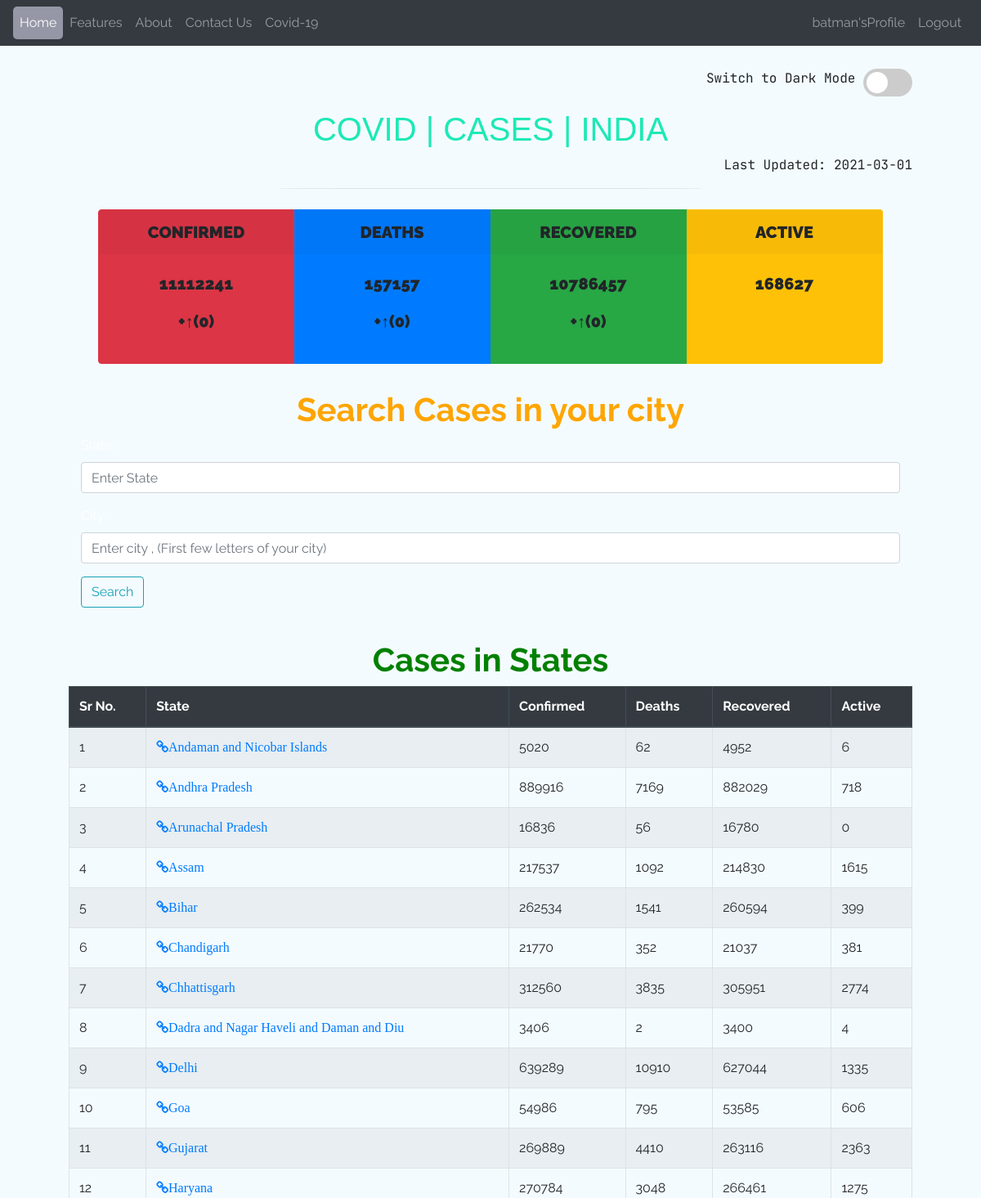
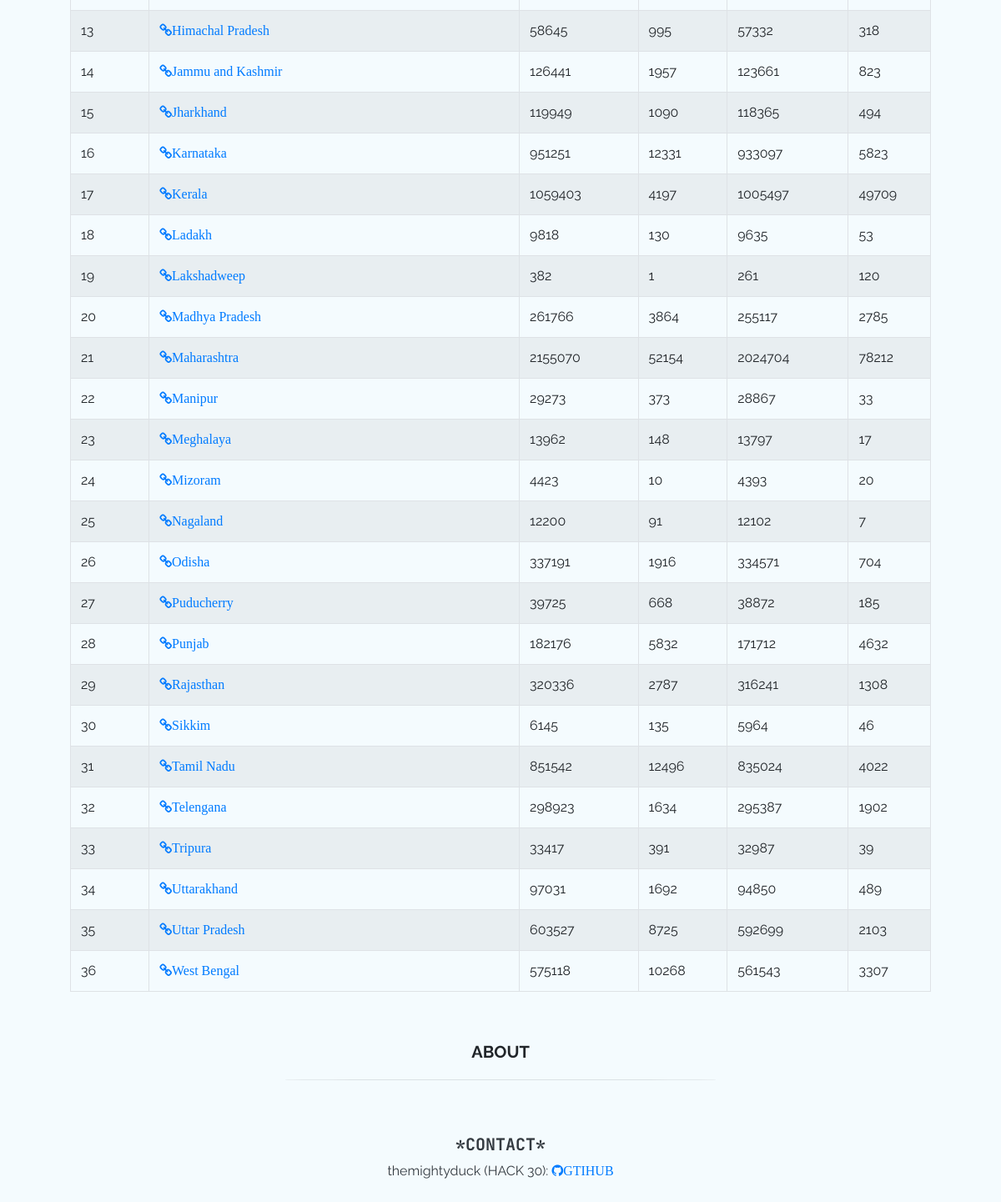
/covidtracker/ (signed in), run on the app's committed database (2 pictures, top to bottom).
### covidtracker/models.py (models this page shows, shortened)
class CasesIncrementCheck(models.Model):
    confirmed_inc = models.IntegerField(blank=False, default=0, null=False)
    date_before = models.TextField(blank=False, default=0, null=False)
    present_date = models.TextField(blank=False, default=0, null=False)
    death_inc = models.IntegerField(blank=False, default=0, null=False)
    recovered_inc = models.IntegerField(blank=False, default=0, null=False)
    Dated = models.TextField(blank=False, null=False, default=date_)

class states_cases(models.Model):
    state_name = models.CharField(max_length=50, unique=True, default="state")
    confirmed = models.IntegerField(blank=True, default=0)
    Death = models.IntegerField(blank=True, default=0)
    Recovered = models.IntegerField(blank=True, default=0)
    Active = models.IntegerField(blank=True, default=0)
    Dated = models.TextField(blank=False, null=False, default=date_)
    def __str__(self):
        return f"{self.state_name}"

### covidtracker/views.py (the view)
# urls.py: path("", views.covid_state, name="covid-home"),
def covid_state(request):
    date_1 = str(dt.now()).split()[0]  # todays date
    print("DATE1", date_1)
    dated1 = str(district_cases.objects.all().first().Dated)
    query_inc_before = CasesIncrementCheck.objects.all().first()
    dated2 = str(query_inc_before.Dated)
    dated3 = str(states_cases.objects.all().first().Dated)
    print("district_cases_dated1", dated1)
    print("CasesIncrementCheck dated2", dated2)
    print("states_cases dated3", dated3)
    if dated3 != date_1:
        print("UPDATE STATE")
        update_state()
        time.sleep(1)
        if dated2 != date_1:
            print("UPDATE cases inc")
            cases_increment()
    else:
        print("UP TO DATE")
    query_inc_after_updation = CasesIncrementCheck.objects.first()
    confirmed_inc_ = query_inc_after_updation.confirmed_inc
    present_date_ = query_inc_after_updation.present_date
    death_inc_ = query_inc_after_updation.death_inc
    recovered_inc_ = query_inc_after_updation.recovered_inc
    print(f"present _date{present_date_}")
    confirmed__sum = states_cases.objects.all().aggregate(Sum("confirmed"))
    Active__sum = states_cases.objects.all().aggregate(Sum("Active"))
    Recovered__sum = states_cases.objects.all().aggregate(Sum("Recovered"))
    Death__sum = states_cases.objects.all().aggregate(Sum("Death"))
    context_ = {
        "confirmed": confirmed__sum["confirmed__sum"],
        "Active": Active__sum["Active__sum"],
        "Death": Death__sum["Death__sum"],
        "Recovered": Recovered__sum["Recovered__sum"],
        "district_cases": district_cases.objects.all(),
        "states_cases": states_cases.objects.all().order_by("id"),
        "cases_increment": confirmed_inc_,
        "recovered_inc": recovered_inc_,
        "death_inc": death_inc_,
        "present_date": present_date_,
        "title": "INDIA",
        "state": "active",
    }
    return render(request, "covidtracker/home.html", context_)

### covidtracker/templates/covidtracker/home.html (shortened to what this page needs)
{% extends 'covidtracker/base.html' %}
{% load static %}
{% block content %}
<div class="section-bg" id="introduction">
    <div class='text-right' style='font-family: "JetBrains Mono", monospace;'>
        Switch to Dark Mode
      <label class="switch">
        <span class="slider round darkMode"></span>
      </label>
    </div>
    <div class="container mt-2" id="text_reduce">
      <div class="text-right"><h1 style="color: #1de9b6;" class="title-head text-center headingtext text_size_reduce">COVID | CASES | INDIA </h1><p style='font-family: "JetBrains Mono", monospace;'>Last Updated: {{present_date}}</p><hr class="titlehr" />
      </div>
    </div>
  <div class="card-group mt-2 justify-content-center subtitle-a text-center" style='font-weight: 900;'>
    <div class="card card1 bg-danger border-danger mb-2" style="max-width: 15rem;">
      <div class="card-header border-danger">Confirmed</div>
      <div class="card-body">
        <p class="card-text">{{confirmed}}</p><p>+↑({{cases_increment}})</p>
      </div>
    </div>
    <div class="card card1 bg-primary border-primary mb-2" style="max-width: 15rem;">
      <div class="card-header border-primary">Deaths</div>
        <div class="card-body">
        <p class="card-text">{{Death}}</p><p>+↑({{death_inc}})</p>
      </div>
    </div>
    <div class="card card2 bg-success border-success mb-2" style="max-width: 15rem;">
      <div class="card-header border-success">Recovered</div>
      <div class="card-body text-center">
        <p class="card-text">{{Recovered}}</p><p>+↑({{recovered_inc}})</p>
      </div>
    </div>
    <div class="card card4 bg-warning border-warning mb-2 " style="max-width: 15rem;">
      <div class="card-header border-warning">Active</div>
      <div class="card-body text-center">
        <p class="card-text">{{Active}}</p>
      </div>
    </div>
  </div>
  <br>
  <h1 align="center" class="text-center" style="color: Orange"><b> Search Cases in your city</b></h1>
  <div class="container justify-content-center">
  <form class="form-horizontal" id="find_cases" action="/" method = "GET">
      <div class="form-group">
        <label class="control-label col-sm-2" for="state" style="color: white">State:</label>
          <div class="col-auto">
            <input  list = "states" class="form-control" type="Text" name="state" id="state" placeholder="Enter State">
          </div>
      </div>
      <div class="form-group">
        <label class="control-label col-sm-2" for="city" style="color: white">City:</label>
          <div class="col-auto">
              <input  list = "cities" class="form-control" type ="Text" name="city" id="city" placeholder="Enter city , (First few letters of your city)">
          </div>
        </div>
        <div class="form-group">
          <div class="col-sm-offset-2 col-sm-10 center">
            <button type="submit" id="submit_button" class="btn btn-outline-info">Search</button>
          </div>
        </div>
  </form>
  </div>
  <br>
  <h1 align ="center"style="color: green" ><b id="cases_each_state">Cases in States</b></h1>
    <div class="container" id="main_table">
      <div class="section-bg">
      <table  class="table table-bordered table-striped">
      <thead class= "thead-dark">
      <tr>
        <th>Sr No.</th>
        <th>State</th>
        <th>Confirmed </th>
        <th>Deaths</th>
        <th>Recovered</th>
        <th>Active</th>
      </tr>
      </thead>
      <tbody>
        {% for state in states_cases %}
        <tr>
          <td>{{state.pk}}</td>
          <td><a href="{% url 'city' state.state_name %}"><i class="fa fa-link">{{state.state_name}}</i></a></td>
          <td>{{state.confirmed}}</td>
          <td>{{state.Death}}</td>
          <td>{{state.Recovered}}</td>
          <td>{{state.Active}}</td>
        </tr>
      {% endfor %}
      </tbody>
    </table>
    </div>
  </div>
  <br>
  <div class="title-box text-center">
      <h3 class="title-a">
          ABOUT
      </h3>
      <hr class="titlehr" />
      <p class="font-italic "><br>{{about_intro|safe}}</p>
      <div class="text-dark text-center px-3">
          <h3 class="subtitle-a">*Contact*</h3>
          <p class="font-bold">themightyduck (HACK 30): <a href="https://github.com/tusharrao198/themightyduck"><i  class="fa fa-github" aria-hidden="true">GTIHUB</i></a></p>
      </div>
  </div>
</div>
{% endblock %}

### eduapp/templates/eduapp/_navbar.html (shortened to what this page needs)
{% load static %}
<header id="header" class="fixed-top">
    <nav class="navbar navbar-expand-lg navbar-dark bg-dark">
  <div class="collapse navbar-collapse" id="navbarColor02">
    <ul class="navbar-nav mr-auto">
      <li class="nav-item active">
        <a class="nav-link" href="{% url 'home' %}">Home
        </a>
      </li>
      <li class="nav-item">
        <a class="nav-link" href="#">Features</a>
      </li>
      <li class="nav-item">
        <a class="nav-link" href="#">About</a>
      </li>
      <li class="nav-item">
        <a class="nav-link" href="#contactUs">Contact Us</a>
      </li>
      <li class="nav-item">
        <a class="nav-link" href="{% url 'covid-home' %}">Covid-19</a>
      </li>
    </ul>
    <div class="navbar-nav">
      {% if user.is_authenticated %}
        <a class="nav-item nav-link" href="{% url 'profile' %}">{{ user.username}}'sProfile</a>
        <a class="nav-item nav-link" href="{% url 'logout' %}">Logout</a>
      {% else %}
        <a class="nav-item nav-link" href="{% url 'login' %}">Login</a>
        <a class="nav-item nav-link" href="{% url 'register' %}">Register</a>
      {% endif %}
    </div>
  </div>
</nav>
</header>

### covidtracker/static/covidtracker/css/style.css (style rules this page uses)
html { scroll-behavior: smooth; overflow-x: hidden; }
* { box-sizing: border-box; font-family: "Raleway", sans-serif; }
#introduction { padding: 7%; }
li { list-style: none; }
.headingtext { font-family: "Noto Sans JP", sans-serif; }
.titlehr { background: linear-gradient(to right, #f9c679); border-radius: 25%; width: 50%; height: 2px; }
.container { padding-left: 0px !important; padding-right: 0px !important; }
.section-bg { background-color: #f4fbfe; }
.active { background-color: rgba(214, 213, 234, 0.6); text-decoration: none; border-radius: 5px; }
.fixed-top { transition: background-color 200ms linear; }
.title-a { font-weight: 450; font-size: 20px; font-weight: bold; text-transform: uppercase; padding-bottom: 5px; position: relative; padding-top: 20px; transition: all 500ms ease; }
.subtitle-a { font-weight: 900; font-size: 20px; font-weight: bold; text-transform: uppercase; padding-bottom: 0px; position: relative; padding-top: 7px; font-family: "JetBrains Mono", monospace; }
.switch { position: relative; display: inline-block; width: 60px; height: 34px; }
.slider { position: absolute; cursor: pointer; top: 0; left: 0; right: 0; bottom: 0; background-color: #ccc; -webkit-transition: 0.4s; transition: 0.4s; }
.slider:before { position: absolute; content: ""; height: 26px; width: 26px; left: 4px; bottom: 4px; background-color: white; -webkit-transition: 0.4s; transition: 0.4s; }
.slider.round { border-radius: 34px; }
.slider.round:before { border-radius: 50%; }

### data on the page
CasesIncrementCheck: present_date "2021-03-01"
states_cases: pk "1", state_name "Andaman and Nicobar Islands", confirmed "5020", Death "62", Recovered "4952", Active "6"
states_cases: pk "2", state_name "Andhra Pradesh", confirmed "889916", Death "7169", Recovered "882029", Active "718"
states_cases: pk "3", state_name "Arunachal Pradesh", confirmed "16836", Death "56", Recovered "16780", Active "0"
states_cases: pk "4", state_name "Assam", confirmed "217537", Death "1092", Recovered "214830", Active "1615"
states_cases: pk "5", state_name "Bihar", confirmed "262534", Death "1541", Recovered "260594", Active "399"
states_cases: pk "6", state_name "Chandigarh", confirmed "21770", Death "352", Recovered "21037", Active "381"
states_cases: pk "7", state_name "Chhattisgarh", confirmed "312560", Death "3835", Recovered "305951", Active "2774"
states_cases: pk "8", state_name "Dadra and Nagar Haveli and Daman and Diu", confirmed "3406", Death "2", Recovered "3400", Active "4"
states_cases: pk "9", state_name "Delhi", confirmed "639289", Death "10910", Recovered "627044", Active "1335"
states_cases: pk "10", state_name "Goa", confirmed "54986", Death "795", Recovered "53585", Active "606"
states_cases: pk "11", state_name "Gujarat", confirmed "269889", Death "4410", Recovered "263116", Active "2363"
states_cases: pk "12", state_name "Haryana", confirmed "270784", Death "3048", Recovered "266461", Active "1275"
states_cases: pk "13", state_name "Himachal Pradesh", confirmed "58645", Death "995", Recovered "57332", Active "318"
states_cases: pk "14", state_name "Jammu and Kashmir", confirmed "126441", Death "1957", Recovered "123661", Active "823"
states_cases: pk "15", state_name "Jharkhand", confirmed "119949", Death "1090", Recovered "118365", Active "494"
states_cases: pk "16", state_name "Karnataka", confirmed "951251", Death "12331", Recovered "933097", Active "5823"
states_cases: pk "17", state_name "Kerala", confirmed "1059403", Death "4197", Recovered "1005497", Active "49709"
states_cases: pk "18", state_name "Ladakh", confirmed "9818", Death "130", Recovered "9635", Active "53"
states_cases: pk "19", state_name "Lakshadweep", confirmed "382", Death "1", Recovered "261", Active "120"
states_cases: pk "20", state_name "Madhya Pradesh", confirmed "261766", Death "3864", Recovered "255117", Active "2785"
states_cases: pk "21", state_name "Maharashtra", confirmed "2155070", Death "52154", Recovered "2024704", Active "78212"
states_cases: pk "22", state_name "Manipur", confirmed "29273", Death "373", Recovered "28867", Active "33"
states_cases: pk "23", state_name "Meghalaya", confirmed "13962", Death "148", Recovered "13797", Active "17"
states_cases: pk "24", state_name "Mizoram", confirmed "4423", Death "10", Recovered "4393", Active "20"
states_cases: pk "25", state_name "Nagaland", confirmed "12200", Death "91", Recovered "12102", Active "7"
states_cases: pk "26", state_name "Odisha", confirmed "337191", Death "1916", Recovered "334571", Active "704"
states_cases: pk "27", state_name "Puducherry", confirmed "39725", Death "668", Recovered "38872", Active "185"
states_cases: pk "28", state_name "Punjab", confirmed "182176", Death "5832", Recovered "171712", Active "4632"
states_cases: pk "29", state_name "Rajasthan", confirmed "320336", Death "2787", Recovered "316241", Active "1308"
states_cases: pk "30", state_name "Sikkim", confirmed "6145", Death "135", Recovered "5964", Active "46"
states_cases: pk "31", state_name "Tamil Nadu", confirmed "851542", Death "12496", Recovered "835024", Active "4022"
states_cases: pk "32", state_name "Telengana", confirmed "298923", Death "1634", Recovered "295387", Active "1902"
states_cases: pk "33", state_name "Tripura", confirmed "33417", Death "391", Recovered "32987", Active "39"
states_cases: pk "34", state_name "Uttarakhand", confirmed "97031", Death "1692", Recovered "94850", Active "489"
states_cases: pk "35", state_name "Uttar Pradesh", confirmed "603527", Death "8725", Recovered "592699", Active "2103"
states_cases: pk "36", state_name "West Bengal", confirmed "575118", Death "10268", Recovered "561543", Active "3307"

### other printed values
{{ user.username }} "batman"
{{ confirmed }} "11112241"
{{ cases_increment }} "0"
{{ Death }} "157157"
{{ death_inc }} "0"
{{ Recovered }} "10786457"
{{ recovered_inc }} "0"
{{ Active }} "168627"
